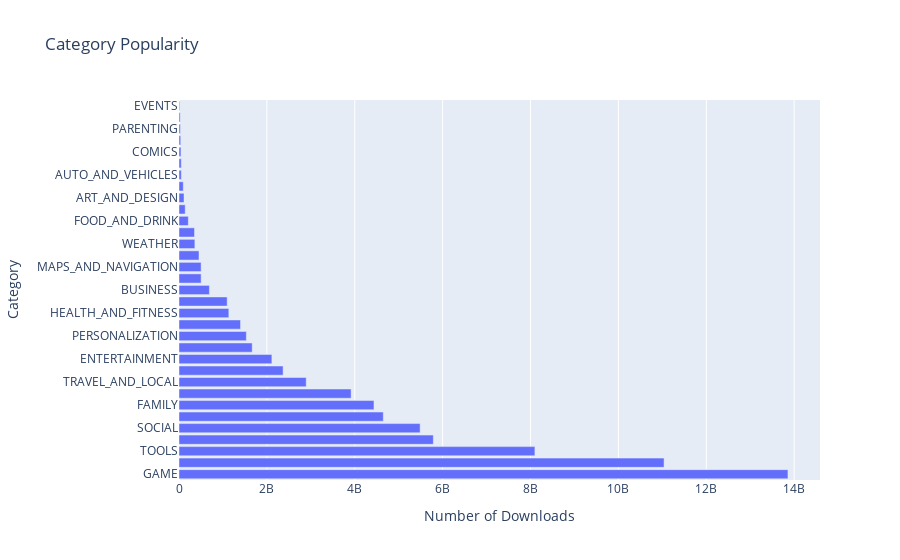

Write notebook code for a chart like this one.
### Markdown cell above
### Horizontal Bar Chart - Most Popular Categories (Highest Downloads)

### Code cell
h_bar = px.bar(x = category_installs.Installs,
                y = category_installs.index,
                orientation='h', 
                title='Category Popularity')
h_bar.update_layout(xaxis_title='Number of Downloads', yaxis_title='Category')
  
h_bar.show()

### Figure 1 — Plotly figure (JSON) as saved in the notebook; plotly's stock layout.template omitted (floating-point values rounded to 4 significant figures)
{"data": [{"alignmentgroup": "True", "hovertemplate": "x=%{x}<br>y=%{y}<extra></extra>", "legendgroup": "", "marker": {"color": "#636efa", "pattern": {"shape": ""}}, "name": "", "offsetgroup": "", "orientation": "h", "showlegend": false, "textposition": "auto", "type": "bar", "x": [13858762717, 11039241530, 8099724500, 5788070180, 5487841475, 4649143130, 4437554490, 3916897200, 2894859300, 2369110650, 2113660000, 1665791655, 1532352930, 1400331540, 1134006220, 1096431465, 692018120, 503611120, 503267560, 455249400, 361096500, 352852000, 211677750, 140912410, 114233100, 97082000, 53129800, 52083000, 44931100, 39162676, 31116110, 26916200, 15949410], "xaxis": "x", "y": ["GAME", "COMMUNICATION", "TOOLS", "PRODUCTIVITY", "SOCIAL", "PHOTOGRAPHY", "FAMILY", "VIDEO_PLAYERS", "TRAVEL_AND_LOCAL", "NEWS_AND_MAGAZINES", "ENTERTAINMENT", "BOOKS_AND_REFERENCE", "PERSONALIZATION", "SHOPPING", "HEALTH_AND_FITNESS", "SPORTS", "BUSINESS", "LIFESTYLE", "MAPS_AND_NAVIGATION", "FINANCE", "WEATHER", "EDUCATION", "FOOD_AND_DRINK", "DATING", "ART_AND_DESIGN", "HOUSE_AND_HOME", "AUTO_AND_VEHICLES", "LIBRARIES_AND_DEMO", "COMICS", "MEDICAL", "PARENTING", "BEAUTY", "EVENTS"], "yaxis": "y"}], "layout": {"barmode": "relative", "legend": {"tracegroupgap": 0}, "title": {"text": "Category Popularity"}, "xaxis": {"anchor": "y", "domain": [0, 1], "title": {"text": "Number of Downloads"}}, "yaxis": {"anchor": "x", "domain": [0, 1], "title": {"text": "Category"}}}}
